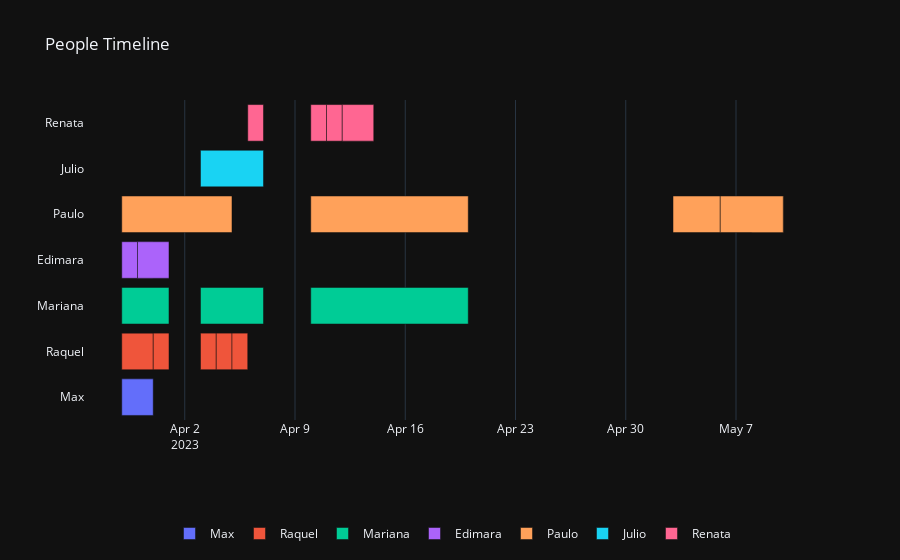

Here is the notebook cell this chart was saved with:
### Code cell
fig6 = px.timeline(df, 
                       x_start='start_date', 
                       x_end='end_date', 
                       y='person', 
                       color='person',
                       labels={'person': ''},
                       title='People Timeline',)
    
fig6.update_yaxes(autorange='reversed') 

fig6.update_layout(
    template='plotly_dark',
    legend=dict(
            orientation="h",
            yanchor="bottom",
            y=-0.4,
            xanchor="center",
            x=0.5))

fig6

### Figure 1 — Plotly figure (JSON) as saved in the notebook; plotly's stock layout.template omitted (floating-point values rounded to 4 significant figures)
{"data": [{"alignmentgroup": "True", "base": ["2023-03-29T00:00:00"], "hovertemplate": "=%{y}<br>start_date=%{base}<br>end_date=%{x}<extra></extra>", "legendgroup": "Max", "marker": {"color": "#636efa", "pattern": {"shape": ""}}, "name": "Max", "offsetgroup": "Max", "orientation": "h", "showlegend": true, "textposition": "auto", "type": "bar", "x": [172764000], "xaxis": "x", "y": ["Max"], "yaxis": "y"}, {"alignmentgroup": "True", "base": ["2023-03-29T00:00:00", "2023-03-31T00:00:00", "2023-04-03T00:00:00", "2023-04-04T00:00:00", "2023-04-05T00:00:00"], "hovertemplate": "=%{y}<br>start_date=%{base}<br>end_date=%{x}<extra></extra>", "legendgroup": "Raquel", "marker": {"color": "#EF553B", "pattern": {"shape": ""}}, "name": "Raquel", "offsetgroup": "Raquel", "orientation": "h", "showlegend": true, "textposition": "auto", "type": "bar", "x": [172764000, 86364000, 86364000, 86364000, 86364000], "xaxis": "x", "y": ["Raquel", "Raquel", "Raquel", "Raquel", "Raquel"], "yaxis": "y"}, {"alignmentgroup": "True", "base": ["2023-03-29T00:00:00", "2023-04-03T00:00:00", "2023-04-10T00:00:00"], "hovertemplate": "=%{y}<br>start_date=%{base}<br>end_date=%{x}<extra></extra>", "legendgroup": "Mariana", "marker": {"color": "#00cc96", "pattern": {"shape": ""}}, "name": "Mariana", "offsetgroup": "Mariana", "orientation": "h", "showlegend": true, "textposition": "auto", "type": "bar", "x": [259164000, 345564000, 863964000], "xaxis": "x", "y": ["Mariana", "Mariana", "Mariana"], "yaxis": "y"}, {"alignmentgroup": "True", "base": ["2023-03-30T00:00:00", "2023-03-29T00:00:00", "2023-03-30T00:00:00", "2023-03-30T00:00:00"], "hovertemplate": "=%{y}<br>start_date=%{base}<br>end_date=%{x}<extra></extra>", "legendgroup": "Edimara", "marker": {"color": "#ab63fa", "pattern": {"shape": ""}}, "name": "Edimara", "offsetgroup": "Edimara", "orientation": "h", "showlegend": true, "textposition": "auto", "type": "bar", "x": [172764000, 86364000, 86364000, 172764000], "xaxis": "x", "y": ["Edimara", "Edimara", "Edimara", "Edimara"], "yaxis": "y"}, {"alignmentgroup": "True", "base": ["2023-03-29T00:00:00", "2023-04-10T00:00:00", "2023-05-03T00:00:00", "2023-05-08T00:00:00", "2023-05-06T00:00:00"], "hovertemplate": "=%{y}<br>start_date=%{base}<br>end_date=%{x}<extra></extra>", "legendgroup": "Paulo", "marker": {"color": "#FFA15A", "pattern": {"shape": ""}}, "name": "Paulo", "offsetgroup": "Paulo", "orientation": "h", "showlegend": true, "textposition": "auto", "type": "bar", "x": [604764000, 863964000, 259164000, 172764000, 345564000], "xaxis": "x", "y": ["Paulo", "Paulo", "Paulo", "Paulo", "Paulo"], "yaxis": "y"}, {"alignmentgroup": "True", "base": ["2023-04-03T00:00:00"], "hovertemplate": "=%{y}<br>start_date=%{base}<br>end_date=%{x}<extra></extra>", "legendgroup": "Julio", "marker": {"color": "#19d3f3", "pattern": {"shape": ""}}, "name": "Julio", "offsetgroup": "Julio", "orientation": "h", "showlegend": true, "textposition": "auto", "type": "bar", "x": [345564000], "xaxis": "x", "y": ["Julio"], "yaxis": "y"}, {"alignmentgroup": "True", "base": ["2023-04-06T00:00:00", "2023-04-10T00:00:00", "2023-04-11T00:00:00", "2023-04-12T00:00:00"], "hovertemplate": "=%{y}<br>start_date=%{base}<br>end_date=%{x}<extra></extra>", "legendgroup": "Renata", "marker": {"color": "#FF6692", "pattern": {"shape": ""}}, "name": "Renata", "offsetgroup": "Renata", "orientation": "h", "showlegend": true, "textposition": "auto", "type": "bar", "x": [86364000, 86364000, 86364000, 172764000], "xaxis": "x", "y": ["Renata", "Renata", "Renata", "Renata"], "yaxis": "y"}], "layout": {"barmode": "overlay", "legend": {"orientation": "h", "title": {"text": ""}, "tracegroupgap": 0, "x": 0.5, "xanchor": "center", "y": -0.4, "yanchor": "bottom"}, "title": {"text": "People Timeline"}, "xaxis": {"anchor": "y", "domain": [0, 1], "type": "date"}, "yaxis": {"anchor": "x", "autorange": "reversed", "categoryarray": ["Renata", "Julio", "Paulo", "Edimara", "Mariana", "Raquel", "Max"], "categoryorder": "array", "domain": [0, 1], "title": {"text": ""}}}}
